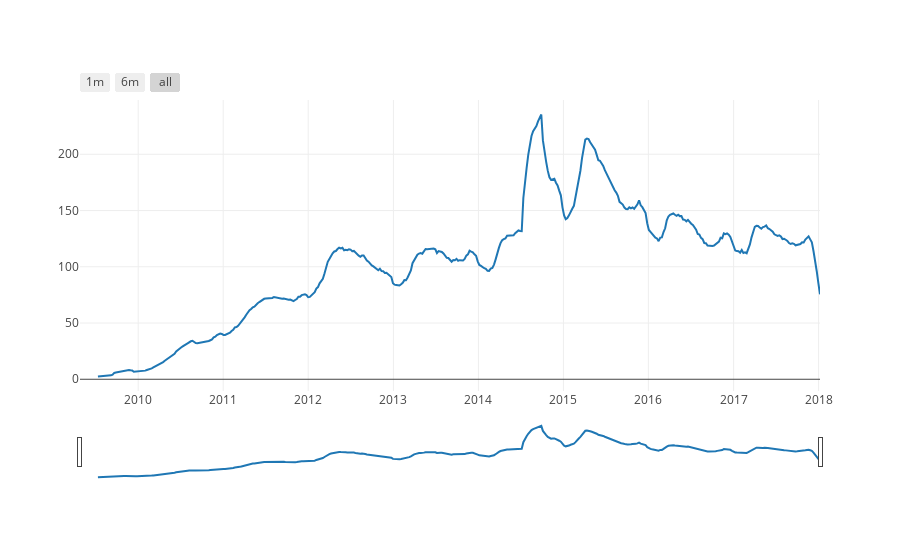

Source (notebook cell):
### Markdown cell above
## Time Series decomposition
We want to disassemble our time series into individual components.
first we want to look at the trend:
 One popular way is by taking a rolling average, which means that, for each time point, you take the average of the points on either side of it. 
 
What happens then because you take the average is it tends to smooth out noise and seasonality.

### Code cell
week_timeAnalysisKS_trend = week_timeAnalysisKS[['countProj']].rolling(12).mean()
# week_timeAnalysisKS_trend.rolling(12).mean().plot(figsize=(20,10), fontsize=20)
# plt.title("Trend")
trend = [go.Scatter(
          x=week_timeAnalysisKS_trend.index,
          y=week_timeAnalysisKS_trend.countProj)]

fig = dict(data=trend, layout=layout)
plotly.offline.iplot(fig, filename = "Time Series Trend")

### Figure 1 — Plotly figure (JSON) as saved in the notebook; plotly's stock layout.template omitted (floating-point values rounded to 4 significant figures; data arrays with more than 128 entries replaced by an {"elided": "..."} marker saying what was removed)
{"data": [{"type": "scatter", "x": {"elided": "455 str values"}, "y": {"elided": "455 float values"}}], "layout": {"title": "", "xaxis": {"rangeselector": {"buttons": [{"count": 1, "label": "1m", "step": "month", "stepmode": "backward"}, {"count": 6, "label": "6m", "step": "month", "stepmode": "backward"}, {"step": "all"}]}, "rangeslider": {}, "type": "date"}}}
